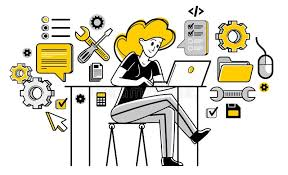
#> input picture lab02_poetry/data/imagen_prueba.jpg, 288 x 175 px, found by its file name
$ python main.py
#> lines starting #> are read from the running program, lines starting #| are printed output that depends on the picture
### lab02_poetry/src/image_processing/loader.py
import cv2

def cargar_imagen(ruta: str):
    """Carga una imagen desde disco"""
#> called with ruta = 'data/imagen_prueba.jpg'
    return cv2.imread(ruta)
#> returned value is the input picture: shape (175, 288, 3); mean B, G, R 207.1, 219.6, 222.4

### lab02_poetry/src/image_processing/transform.py
import cv2

def convertir_grises(imagen):
    return cv2.cvtColor(imagen, cv2.COLOR_BGR2GRAY)
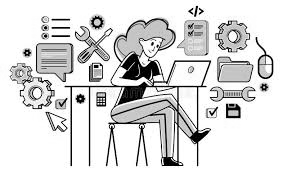
#> returned value: shape (175, 288); min 0, max 255, mean 219

def ajustar_brillo(imagen, alpha: float = 1.2, beta: int = 30):
#> called with alpha = 1.2, beta = 30
    return cv2.convertScaleAbs(imagen, alpha=alpha, beta=beta)
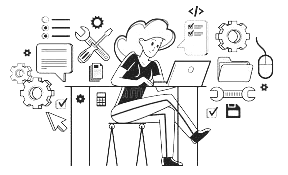
#> returned value: shape (175, 288); min 30, max 255, mean 234.5


### lab02_poetry/src/image_processing/main.py
from pathlib import Path
import cv2
import matplotlib.pyplot as plt
import sys
from pathlib import Path

sys.path.append(str(Path(__file__).resolve().parents[2] / "src"))

from src.image_processing.loader import cargar_imagen
from src.image_processing.transform import convertir_grises, ajustar_brillo

def main():
    ruta = Path("data/imagen_prueba.jpg")
    imagen = cargar_imagen(str(ruta))

    if imagen is None:
        raise FileNotFoundError("No se pudo cargar la imagen.")

    imagen_rgb = cv2.cvtColor(imagen, cv2.COLOR_BGR2RGB)
    gris = convertir_grises(imagen)
    brillo = ajustar_brillo(gris, alpha=1.2, beta=30)

    plt.figure(figsize=(10,4))

    plt.subplot(1,3,1)
    plt.imshow(imagen_rgb)
    plt.title("Original")
    plt.axis("off")

    plt.subplot(1,3,2)
    plt.imshow(gris, cmap="gray")
    plt.title("Escala de grises")
    plt.axis("off")

    plt.subplot(1,3,3)
    plt.imshow(brillo, cmap="gray")
    plt.title("Brillo ajustado")
    plt.axis("off")

    plt.tight_layout()
    plt.show()
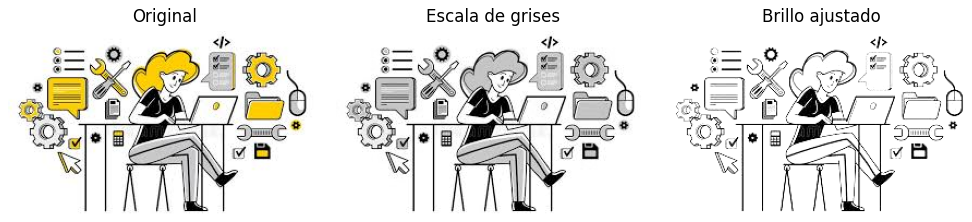
#> figure drawn by matplotlib, 3 panels

if __name__ == "__main__":
    main()
